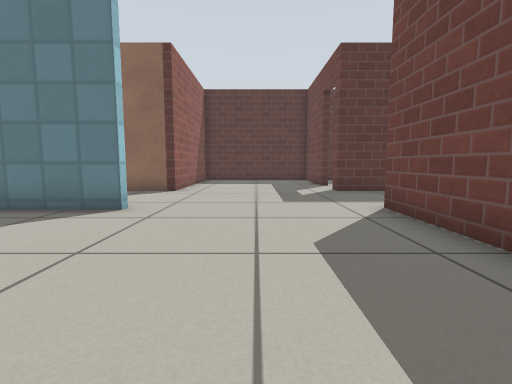
[1] (above)

24 first-person views from a walk through a world built for the Gazebo simulator. The camera is 0.5 m above the floor, tilts 6° down and sees 85° across. The floor is counted in squares, 0.5 m on a side. Each view is taken from the middle of a square. On the plan, view 1 faces up. The plan holds only what a view shows up to about 11 squares ahead; the rest is blank. The place goes on beyond the plan. Simple patterns stand in for the simulator's built-in surfaces.

[2]
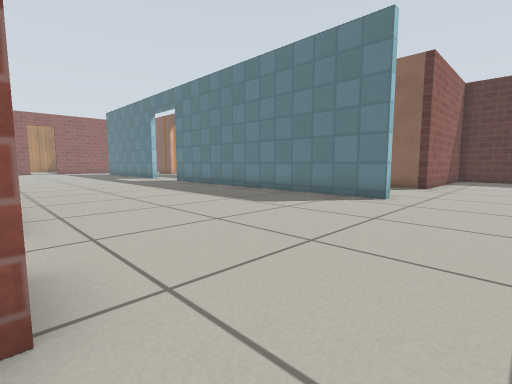

[3]
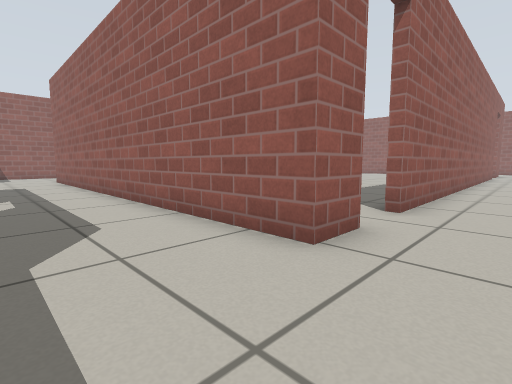

[4]
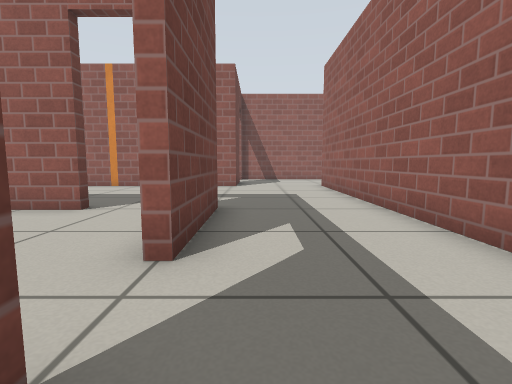

[5]
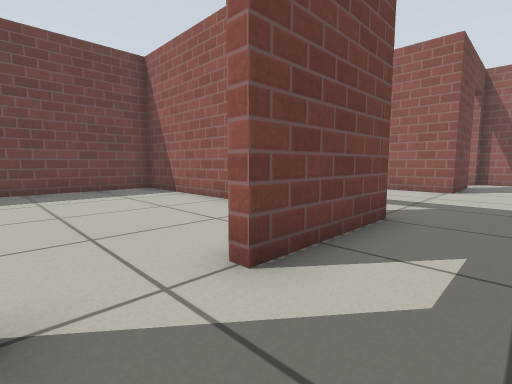

[6]
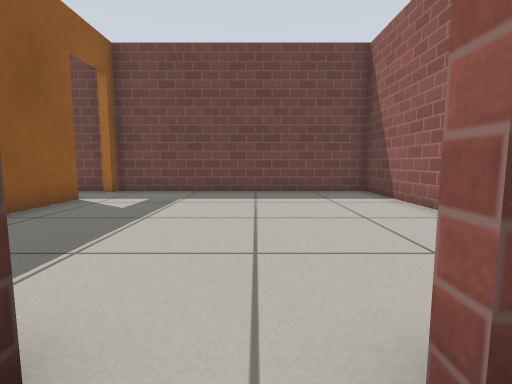

[7]
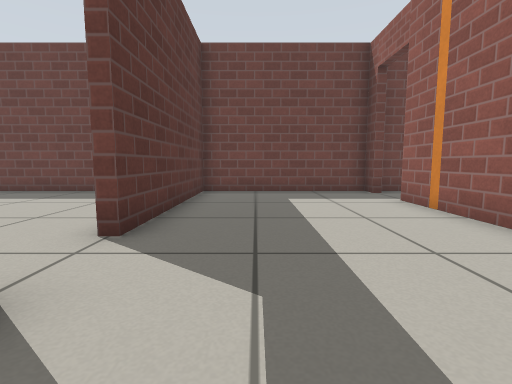

[8]
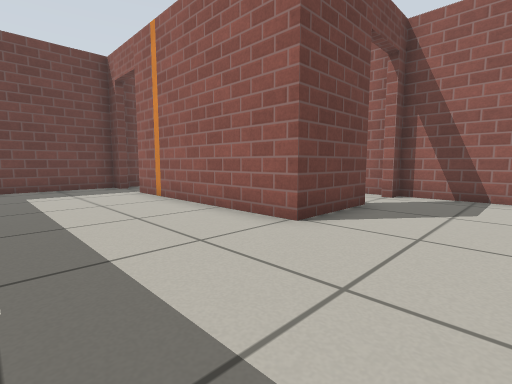

[9]
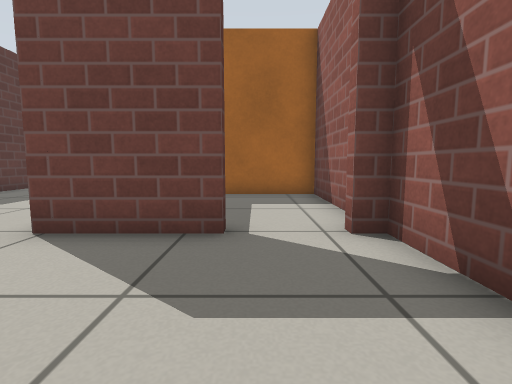

[10]
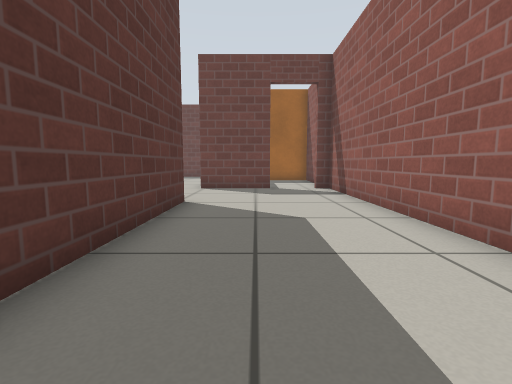

[11]
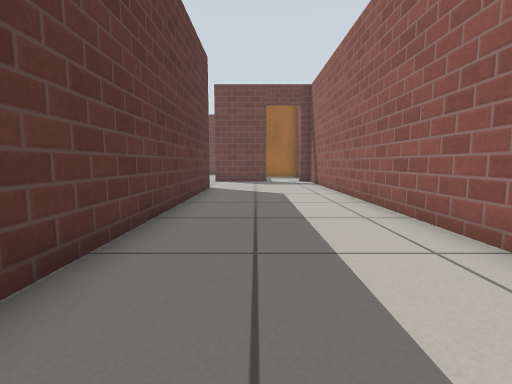

[12]
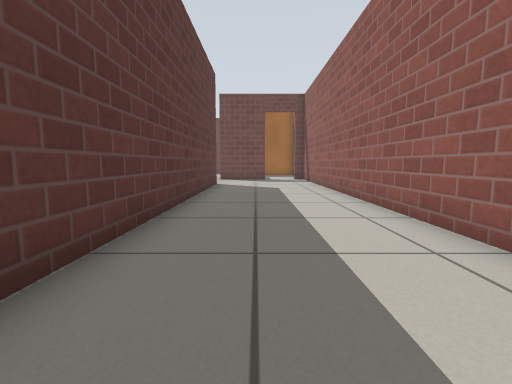

[13]
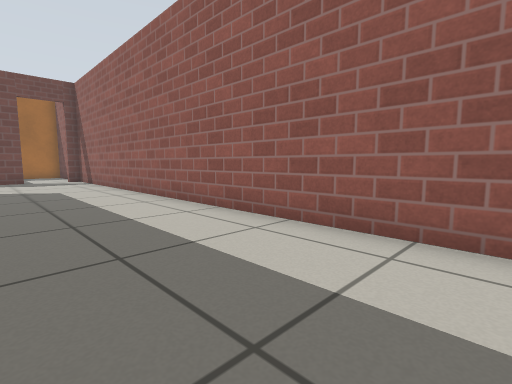

[14]
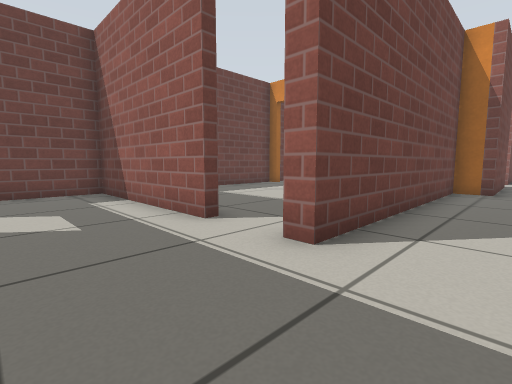

[15]
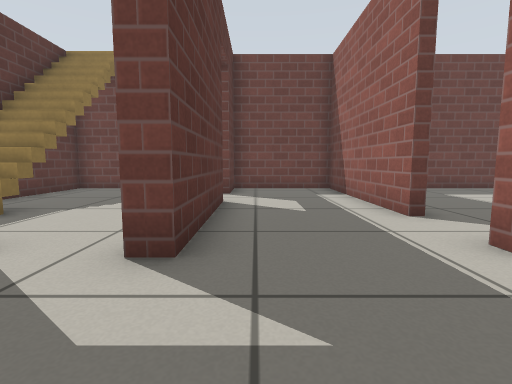

[16]
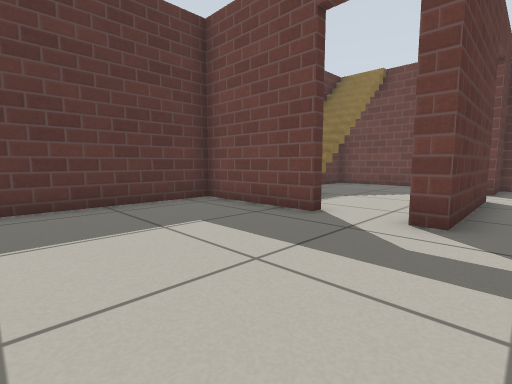

[17]
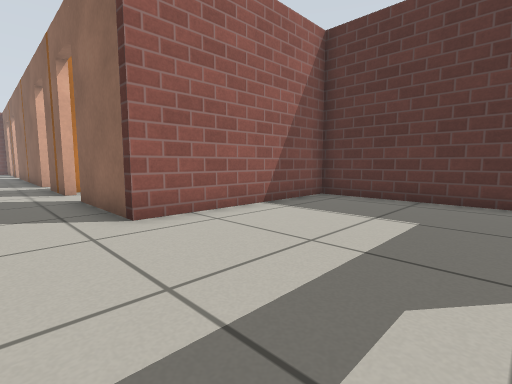

[18]
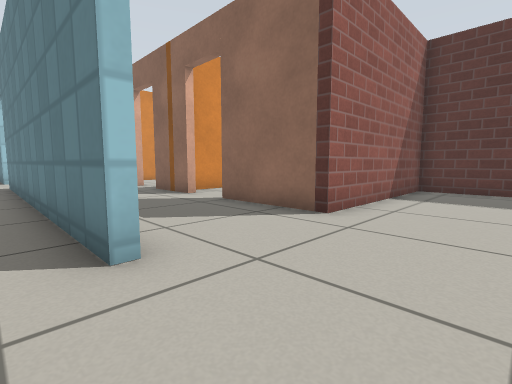

[19]
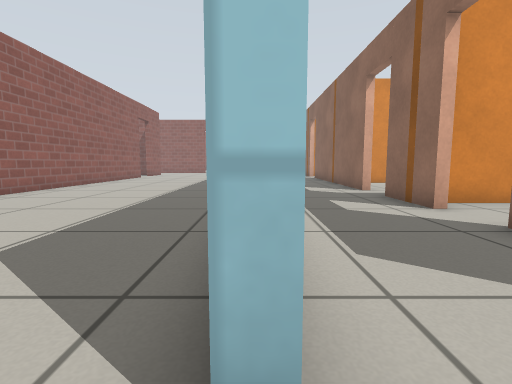

[20]
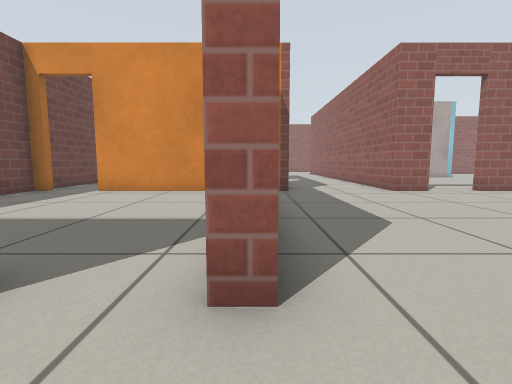

[21]
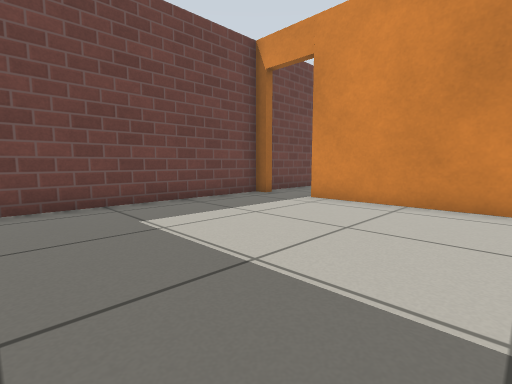

[22]
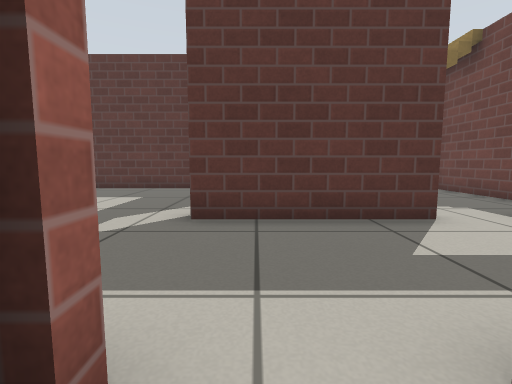

[23]
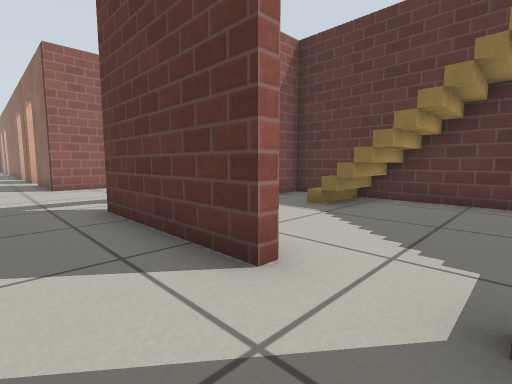

[24]
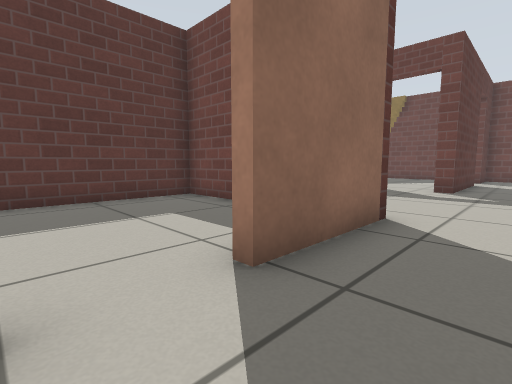

### Floor plan
Ten units are one square. View 1 is at (0, 0); x grows to the right and y downward. Boxes are objects, and circles mark ways between rooms. Rooms are numbered by the first view taken in them; rooms with no view inside come last. Other rooms are left out.
<svg viewBox="-155 -163 275 387">
<path fill="none" stroke="#000" d="M-31 19 -19 19M-28 -63 -28 -59 -141 -59M-134 19 -49 19M18 19 29 19 29 -61M18 113 18 78M18 169 85 169M18 60 18 19M102 169 108 169 108 112 47 112M-19 19 -19 162M-18 172 -131 172M-150 219 18 219 18 213M18 195 18 169M29 -61 33 -61M29 -122 29 -158 -28 -158 -28 -99 -62 -99M-80 -99 -104 -99M51 -61 108 -61 108 -98 89 -99M72 -99 29 -99 29 -105M-121 -99 -134 -99M43 19 86 19M108 19 108 -48M86 22 63 22M47 109 108 109 108 22M108 -124 108 -158 32 -158 32 -149M-88 -124 -88 -102M-31 -138 -31 -158 -77 -158M22 219 68 219 68 190"/>
<rect x="105" y="-155" width="10" height="10" fill="#bbb"><title>stairs</title></rect>
<circle cx="0" cy="10" r="3" fill="#2a7"/>
<circle cx="-145" cy="-60" r="3" fill="#2a7"/>
<circle cx="0" cy="-60" r="3" fill="#2a7"/>
<circle cx="0" cy="170" r="3" fill="#2a7"/>
<circle cx="20" cy="65" r="3" fill="#2a7"/>
<circle cx="35" cy="110" r="3" fill="#2a7"/>
<circle cx="20" cy="205" r="3" fill="#2a7"/>
<circle cx="45" cy="-60" r="3" fill="#2a7"/>
<circle cx="30" cy="-115" r="3" fill="#2a7"/>
<circle cx="85" cy="-100" r="3" fill="#2a7"/>
<circle cx="-75" cy="-100" r="3" fill="#2a7"/>
<circle cx="95" cy="20" r="3" fill="#2a7"/>
<text x="-60" y="-20">1</text>
<text x="30" y="120">2</text>
<text x="-70" y="190">3</text>
<text x="-20" y="-90">4</text>
<text x="70" y="-20">5</text>
<text x="60" y="60">6</text>
<text x="70" y="-130">7</text>
<text x="-60" y="-130">8</text>
<text x="40" y="190">9</text>
</svg>
Room 1 opens to room 2. Room 1 opens to room 4. Room 2 opens to room 3. Room 2 opens to room 6. Room 3 opens to room 9. Room 4 opens to room 5. Room 4 opens to room 7. Room 4 opens to room 8. Room 5 opens to room 6.

Where each view was taken, in squares from view 1:
view 1: 0 up, 0 right, facing up
view 2: 2 down, 0 right, facing up-left
view 3: 0 up, 1 right, facing down-left
view 4: 5 down, 1 right, facing down
view 5: 6 down, 0 right, facing down-right
view 6: 7 down, 1 right, facing right
view 7: 13 down, 1 right, facing right
view 8: 13 down, 1 left, facing down-right
view 9: 20 down, 2 left, facing right
view 10: 19 down, 9 left, facing right
view 11: 19 down, 13 left, facing right
view 12: 19 down, 15 left, facing right
view 13: 18 down, 15 left, facing down-right
view 14: 9 up, 1 right, facing down-right
view 15: 9 up, 0 right, facing right
view 16: 9 up, 2 left, facing up-right
view 17: 8 up, 2 right, facing up-left
view 18: 5 up, 0 right, facing up-left
view 19: 6 up, 2 left, facing left
view 20: 8 up, 3 right, facing down
view 21: 5 up, 4 right, facing down-right
view 22: 5 up, 4 right, facing up
view 23: 8 up, 9 right, facing up-left
view 24: 8 up, 8 left, facing up-right
